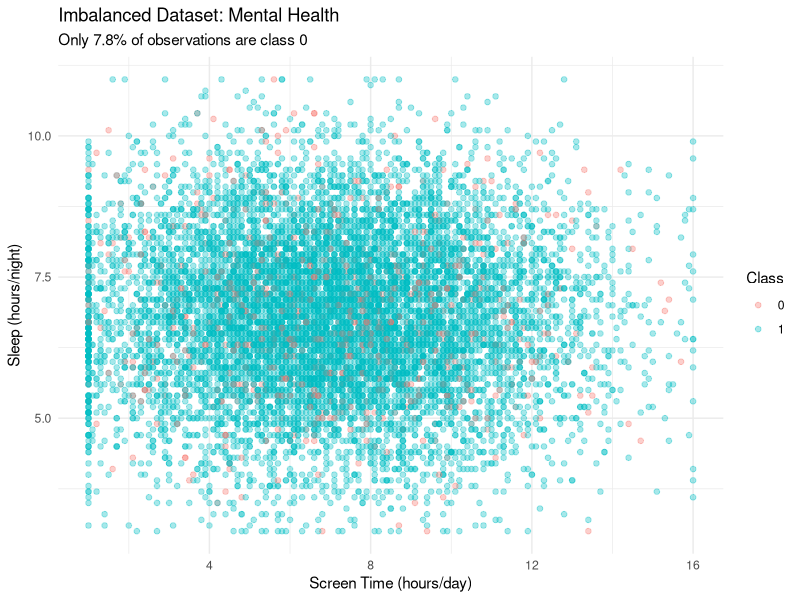
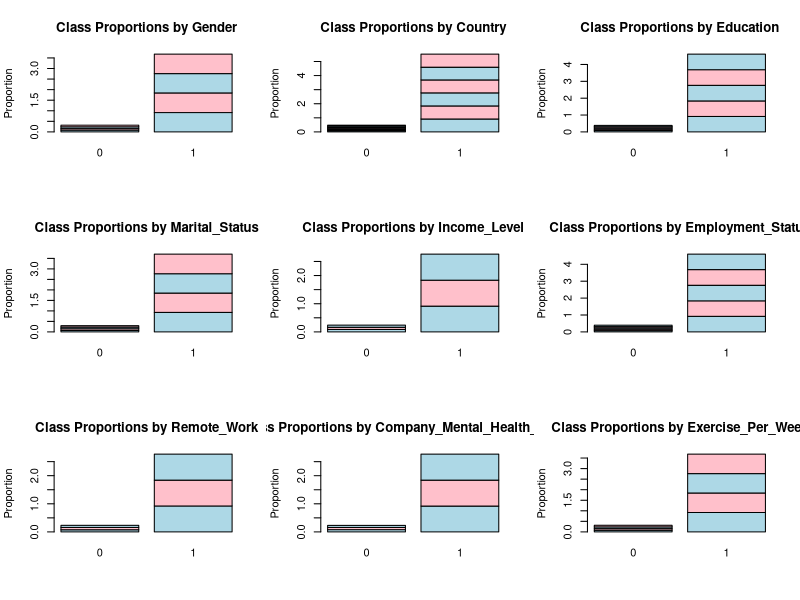
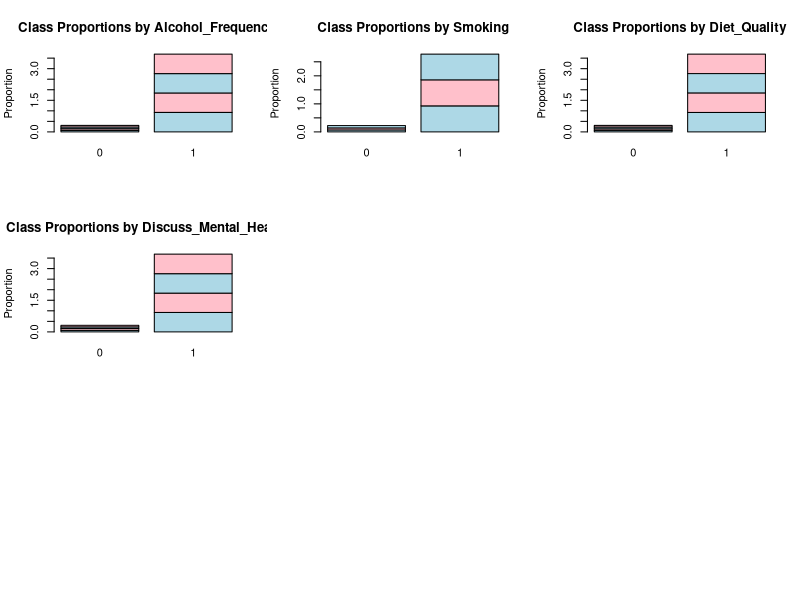
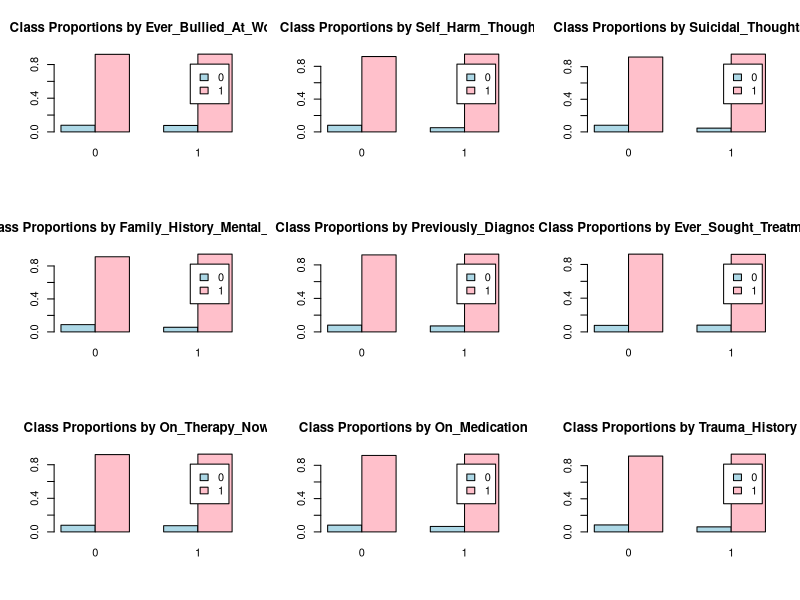
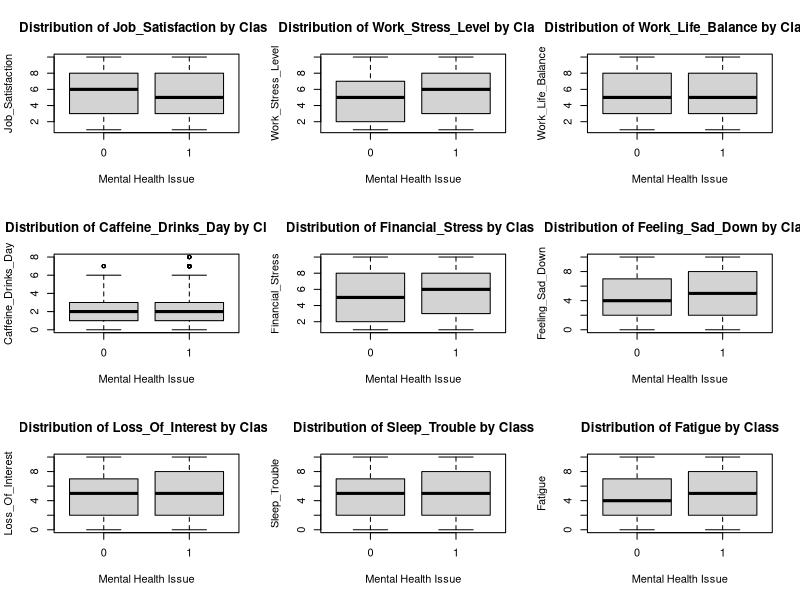
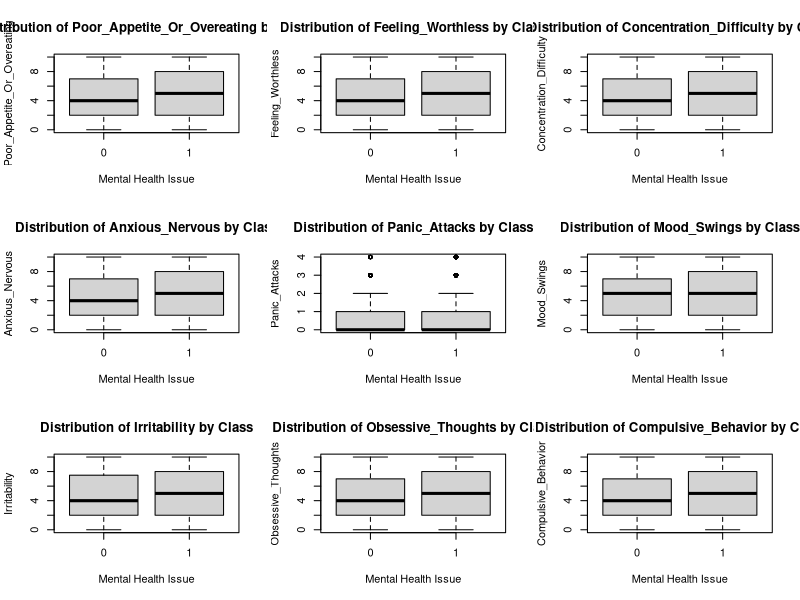
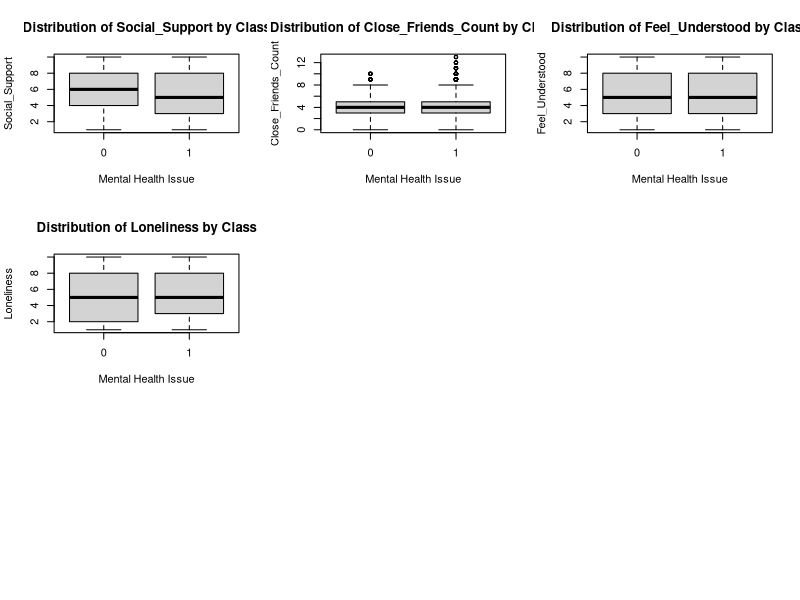
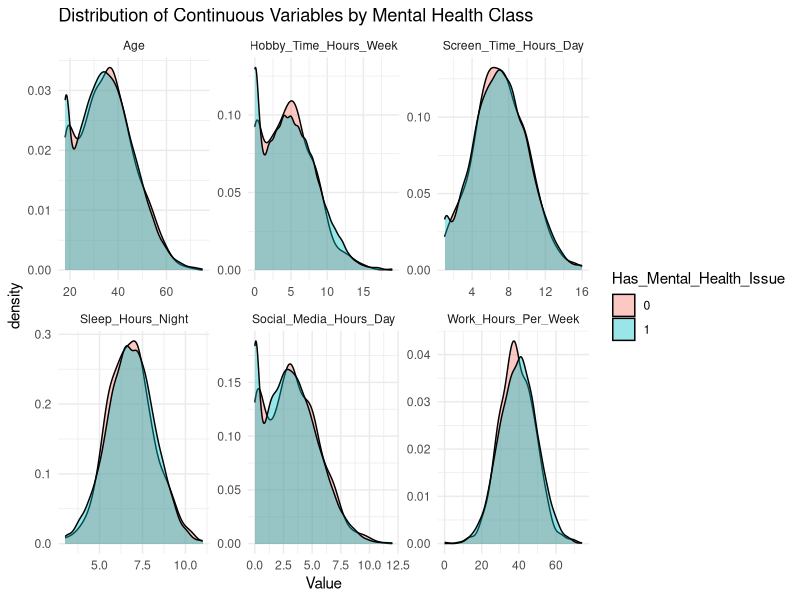

Generate these figures, in order, with R: (Note: this script raises an error after producing the figures.)
setwd("/Users/utkusizanli/Desktop/UC3M/StatisticalLearningGitHub")

# Libraries
library(caret)
library(MASS)
library(dplyr)
library(e1071)
library(pROC)
library(ggplot2)
library(tidyr)
library(patchwork)


# Load dataset
mental = read.csv("mental_health.csv")

# Check size and structure of data
dim(mental)     # number of rows and columns
str(mental)     # variable types


# 2. Data Preparation
# Convert target variable to factor (classification task)
mental$Has_Mental_Health_Issue = as.factor(mental$Has_Mental_Health_Issue)

# Convert all character columns to factors automatically
mental[] = lapply(mental, function(x) if (is.character(x)) as.factor(x) else x)

# Check for missing values
colSums(is.na(mental))   # No missing values 

# Check data again after conversion
str(mental)
summary(mental)

# 3. target distribution 
table(mental$Has_Mental_Health_Issue)
prop.table(table(mental$Has_Mental_Health_Issue))

# Notes: The target variable is highly imbalanced, with 7.84% of observations in class 0 and 92.16% in class 1. 

# Visualize
ggplot(mental, aes(x = Screen_Time_Hours_Day,
                   y = Sleep_Hours_Night,
                   color = Has_Mental_Health_Issue)) +
  geom_point(alpha = 0.35, size = 1.6) +
  labs(title = "Imbalanced Dataset: Mental Health",
       subtitle = "Only 7.8% of observations are class 0",
       x = "Screen Time (hours/day)",
       y = "Sleep (hours/night)",
       color = "Class") +
  theme_minimal()

# 4. EDA - Categorical Variables

# Select categorical variables (exclude target)
cat_vars <- setdiff(names(mental)[sapply(mental, is.factor)],
                    "Has_Mental_Health_Issue")

par(mfrow=c(3,3))

lapply(cat_vars, function(v) {
  
  # Calculate class proportions per category
  tab <- prop.table(table(mental[[v]],
                          mental$Has_Mental_Health_Issue),1)
  
  barplot(tab,
          col=c("lightblue","pink"),
          main=paste("Class Proportions by", v),
          ylab="Proportion")
})



# 5. EDA - Numeric Variables 
num_vars <- names(mental)[sapply(mental, is.numeric)]

# Separate numeric variables by type
binary_vars <- num_vars[sapply(mental[num_vars], function(x)
  length(unique(x)) == 2)]

discrete_vars <- num_vars[sapply(mental[num_vars], function(x)
  length(unique(x)) > 2 & length(unique(x)) <= 15)]

continuous_vars <- num_vars[sapply(mental[num_vars], function(x)
  length(unique(x)) > 15)]

# Binary numeric variables

par(mfrow=c(3,3))

lapply(binary_vars, function(v) {
  
  tab <- prop.table(table(mental[[v]], mental$Has_Mental_Health_Issue),1)
  
  barplot(t(tab),
          legend = TRUE,
          beside=TRUE,
          main=paste("Class Proportions by", v),
          col=c("lightblue","pink"))
})
# Discrete variables (0-10 scales)
par(mfrow=c(3,3))

lapply(discrete_vars, function(v) {
  
  boxplot(mental[[v]] ~ mental$Has_Mental_Health_Issue,
          main=paste("Distribution of", v, "by Class"),
          xlab="Mental Health Issue",
          ylab=v)
})

# Continuous variables (density)

mental_long <- mental %>%
  select(all_of(continuous_vars), Has_Mental_Health_Issue) %>%
  pivot_longer(-Has_Mental_Health_Issue,
               names_to="Variable",
               values_to="Value")

ggplot(mental_long,
       aes(x=Value, fill=Has_Mental_Health_Issue)) +
  geom_density(alpha=0.4) +
  facet_wrap(~Variable, scales="free") +
  theme_minimal() +
  labs(title="Distribution of Continuous Variables by Mental Health Class")


# EDA conclusion

# Demographic categorical variables (Gender, Country, Marital_Status)
# do not clearly separate the two classes.

# Psychological and stress-related numeric variables show clearer differences.

# Variables like Work_Stress_Level, Feeling_Sad_Down,
# Financial_Stress, and Anxious_Nervous look like strong predictors.


# 60% Train - 20% Validation - 20% Test split via stratified sampling
set.seed(42)

# 60% TRAIN, 20% VAL, 20% TEST (all stratified by the target)
idx_train <- createDataPartition(mental$Has_Mental_Health_Issue, p = 0.60, list = FALSE)
mental_train <- mental[idx_train, ]
mental_tmp   <- mental[-idx_train, ]

# half of remaining
idx_val <- createDataPartition(mental_tmp$Has_Mental_Health_Issue, p = 0.50, list = FALSE)
mental_val  <- mental_tmp[idx_val, ]
mental_test <- mental_tmp[-idx_val, ]

# check proportions to confirm stratifications
prop.table(table(mental$Has_Mental_Health_Issue))
prop.table(table(mental_train$Has_Mental_Health_Issue))
prop.table(table(mental_val$Has_Mental_Health_Issue))
prop.table(table(mental_test$Has_Mental_Health_Issue))


target_col <- "Has_Mental_Health_Issue"
num_cols <- names(mental_train)[sapply(mental_train, is.numeric)]
num_cols <- setdiff(num_cols, target_col)

mu <- sapply(mental_train[, num_cols, drop = FALSE], mean)
sd <- sapply(mental_train[, num_cols, drop = FALSE], sd)
sd[sd == 0] <- 1

scale_apply <- function(df, num_cols, mu, sd) {
  out <- df
  out[, num_cols] <- sweep(out[, num_cols, drop = FALSE], 2, mu, "-")
  out[, num_cols] <- sweep(out[, num_cols, drop = FALSE], 2, sd, "/")
  out
}

train_sc <- scale_apply(mental_train, num_cols, mu, sd)
val_sc   <- scale_apply(mental_val,   num_cols, mu, sd)
test_sc  <- scale_apply(mental_test,  num_cols, mu, sd)



# setup 5-fold cross-validation with 3 repeats
folds <- createMultiFolds(train_sc$Has_Mental_Health_Issue, k = 5, times = 3)
ctrl <- trainControl(method = "repeatedcv", number = 5, repeats = 3, index = folds, classProbs = TRUE, summaryFunction = twoClassSummary, savePredictions = "final")


set.seed(42)

# logreg, LDA, QDA cross-validation as initial models
fit_logreg <- train(Has_Mental_Health_Issue ~ ., data=train_sc, method="glm", family=binomial(), metric="ROC", trControl=ctrl)
fit_lda    <- train(Has_Mental_Health_Issue ~ ., data=train_sc, method="lda", metric="ROC", trControl=ctrl)
fit_qda    <- train(Has_Mental_Health_Issue ~ ., data=train_sc, method="qda", metric="ROC", trControl=ctrl)

# Naive Bayes with same CV format
auc_each <- numeric(length(folds))
i <- 0

for (nm in names(folds)) {
  i <- i + 1
  idx_in  <- folds[[nm]]
  idx_out <- setdiff(seq_len(nrow(train_sc)), idx_in)
  
  nb_fit <- naiveBayes(Has_Mental_Health_Issue ~ ., data = train_sc[idx_in, ])
  p_out  <- predict(nb_fit, newdata = train_sc[idx_out, ], type = "raw")[, "Yes"]
  
  roc_i <- roc(train_sc$Has_Mental_Health_Issue[idx_out], p_out,
               levels = c("No","Yes"), direction = "<", quiet = TRUE)
  auc_each[i] <- as.numeric(auc(roc_i))
}

auc_nb <- mean(auc_each, na.rm = TRUE)


# CV ROC summary
c(LogReg=max(fit_logreg$results$ROC), LDA=max(fit_lda$results$ROC), QDA=max(fit_qda$results$ROC), NB=auc_nb)





# Threshold Selection
thr_grid <- seq(0.05, 0.95, by = 0.01)

calc_metrics <- function(y_true, prob_yes, thr) {
  pred <- factor(ifelse(prob_yes >= thr, "Yes", "No"), levels = c("Yes","No"))
  cm <- caret::confusionMatrix(pred, y_true, positive = "Yes")
  
  acc  <- as.numeric(cm$overall["Accuracy"])
  prec <- as.numeric(cm$byClass["Pos Pred Value"])
  sens <- as.numeric(cm$byClass["Sensitivity"])
  spec <- as.numeric(cm$byClass["Specificity"])
  f1   <- if (is.na(prec) || is.na(sens) || (prec + sens) == 0) NA_real_ else 2 * prec * sens / (prec + sens)
  
  data.frame(threshold = thr, Accuracy = acc, Precision = prec,
             Sensitivity = sens, Specificity = spec, F1 = f1)
}

pick_best_thr <- function(y_true, prob_yes) {
  tbl <- dplyr::bind_rows(lapply(thr_grid, function(t) calc_metrics(y_true, prob_yes, t))) |>
    dplyr::arrange(dplyr::desc(F1), dplyr::desc(Sensitivity), dplyr::desc(Accuracy))
  list(best = tbl[1, ], all = tbl)
}

# --- probabilities on VAL
p_logreg <- predict(fit_logreg, newdata = val_sc, type = "prob")[, "Yes"]
p_lda    <- predict(fit_lda,    newdata = val_sc, type = "prob")[, "Yes"]
p_qda    <- predict(fit_qda,    newdata = val_sc, type = "prob")[, "Yes"]

nb_train <- e1071::naiveBayes(Has_Mental_Health_Issue ~ ., data = train_sc)
p_nb     <- predict(nb_train, newdata = val_sc, type = "raw")[, "Yes"]

# --- pick best threshold per model (by F1)
best_logreg <- pick_best_thr(val_sc$Has_Mental_Health_Issue, p_logreg)$best; best_logreg$Model <- "LogReg"
best_lda    <- pick_best_thr(val_sc$Has_Mental_Health_Issue, p_lda)$best;    best_lda$Model    <- "LDA"
best_qda    <- pick_best_thr(val_sc$Has_Mental_Health_Issue, p_qda)$best;    best_qda$Model    <- "QDA"
best_nb     <- pick_best_thr(val_sc$Has_Mental_Health_Issue, p_nb)$best;     best_nb$Model     <- "NB"

val_threshold_summary <- dplyr::bind_rows(best_logreg, best_lda, best_qda, best_nb) |>
  dplyr::select(Model, threshold, Accuracy, Precision, Sensitivity, Specificity, F1) |>
  dplyr::arrange(dplyr::desc(F1), dplyr::desc(Sensitivity), dplyr::desc(Accuracy))

print(val_threshold_summary)

best_thresholds <- setNames(val_threshold_summary$threshold, val_threshold_summary$Model)

# >>> BURAYA KOY (best_thresholds satırının HEMEN ALTI) <<<
all_logreg <- pick_best_thr(val_sc$Has_Mental_Health_Issue, p_logreg)$all
all_lda    <- pick_best_thr(val_sc$Has_Mental_Health_Issue, p_lda)$all
all_qda    <- pick_best_thr(val_sc$Has_Mental_Health_Issue, p_qda)$all
all_nb     <- pick_best_thr(val_sc$Has_Mental_Health_Issue, p_nb)$all




plot_threshold_effect_one <- function(tbl_all, model_name, best_thr = NULL) {
  
  tbl_long <- tbl_all %>%
    dplyr::select(threshold, Accuracy, Precision, Sensitivity, Specificity) %>%
    tidyr::pivot_longer(cols = -threshold, names_to = "Metric", values_to = "Value")
  
  p <- ggplot(tbl_long, aes(x = threshold, y = Value, color = Metric)) +
    geom_line(linewidth = 1) +
    geom_point(size = 1.4) +
    labs(
      title = model_name,
      x = "Probability Threshold",
      y = "Metric Value"
    ) +
    coord_cartesian(ylim = c(0, 1)) +
    theme_minimal(base_size = 12) +
    theme(
      plot.title = element_text(face = "bold", size = 14),
      legend.position = "none",
      panel.grid.minor = element_blank()
    ) +
    scale_color_viridis_d(end = 0.9)
  
  # default 0.5 line
  p <- p + geom_vline(xintercept = 0.5, linetype = "dashed", color = "gray50", linewidth = 0.5)
  
  # optional: best threshold line (from your val_threshold_summary)
  if (!is.null(best_thr) && is.finite(best_thr)) {
    p <- p + geom_vline(xintercept = best_thr, linetype = "solid", color = "black", linewidth = 0.6)
  }
  
  p
}

# pull best thresholds (optional solid line)
thr_logreg <- best_thresholds[["LogReg"]]
thr_lda    <- best_thresholds[["LDA"]]
thr_qda    <- best_thresholds[["QDA"]]
thr_nb     <- best_thresholds[["NB"]]

p1 <- plot_threshold_effect_one(all_logreg, "LogReg", thr_logreg)
p2 <- plot_threshold_effect_one(all_lda,    "LDA",    thr_lda)
p3 <- plot_threshold_effect_one(all_qda,    "QDA",    thr_qda)
p4 <- plot_threshold_effect_one(all_nb,     "Naive Bayes", thr_nb)

# combine 2x2 + shared legend
combined_long <- bind_rows(
  mutate(all_logreg, Model = "LogReg"),
  mutate(all_lda,    Model = "LDA"),
  mutate(all_qda,    Model = "QDA"),
  mutate(all_nb,     Model = "Naive Bayes")
) %>%
  select(Model, threshold, Accuracy, Precision, Sensitivity, Specificity) %>%
  pivot_longer(cols = c(Accuracy, Precision, Sensitivity, Specificity),
               names_to = "Metric", values_to = "Value")

legend_plot <- ggplot(combined_long, aes(x = threshold, y = Value, color = Metric)) +
  geom_line() +
  scale_color_viridis_d(end = 0.9) +
  theme_void(base_size = 12) +
  theme(legend.position = "bottom")

legend <- patchwork::wrap_elements(ggplotGrob(legend_plot + theme(legend.position = "bottom")))

(p1 | p2) / (p3 | p4) +
  plot_annotation(
    title = "Effect of Decision Threshold on Classification Metrics (Validation Set)",
    subtitle = "Dashed line = 0.5, Solid line = best threshold (by F1)"
  ) &
  theme(legend.position = "bottom")


# 1 = Yes Majority causes problems when selecting thresholds
# either find a metric that takes 0 into account or make No = 1 and Yes = 0

#We will calculate the probabilities on the TEST set
p_logreg_test <- predict(fit_logreg, newdata = test_sc, type = "prob")[, "Yes"]
p_lda_test    <- predict(fit_lda,    newdata = test_sc, type = "prob")[, "Yes"]
p_qda_test    <- predict(fit_qda,    newdata = test_sc, type = "prob")[, "Yes"]
p_nb_test     <- predict(nb_train, newdata = test_sc, type = "raw")[, "Yes"]

#We will evaluate the model using the BEST thresholds that we find on the validation.
evaluate_test <- function(y_true, prob, threshold, model_name){
  pred_label <- factor(ifelse(prob >= threshold, "Yes", "No"), levels = c("Yes", "No"))
  cm <- caret::confusionMatrix(pred_label, y_true, positive = "Yes")
  
#Extract the metrics
  data.frame(
    Model = model_name,
    Test_Accuracy = as.numeric(cm$overall["Accuracy"]),
    Test_Sensitivity = as.numeric(cm$byClass["Sensitivity"]),
    Test_Specificity = as.numeric(cm$byClass["Specificity"]),
    Test_F1 = as.numeric(cm$byClass["F1"]),
    Test_Precision = as.numeric(cm$byClass["Pos Pred Value"]),
    Threshold_Used = threshold
  )
}

#Run the evaluation for each model
Final_Results <- dplyr:: bind_rows(
  evaluate_test(test_sc$Has_Mental_Health_Issue, p_logreg_test, thr_logreg, "LogReg"),
  evaluate_test(test_sc$Has_Mental_Health_Issue, p_lda_test,    thr_lda,    "LDA"),
  evaluate_test(test_sc$Has_Mental_Health_Issue, p_qda_test,    thr_qda,    "QDA"),
  evaluate_test(test_sc$Has_Mental_Health_Issue, p_nb_test,     thr_nb,     "Naive Bayes")
)

# Print final results
print(Final_Results)
